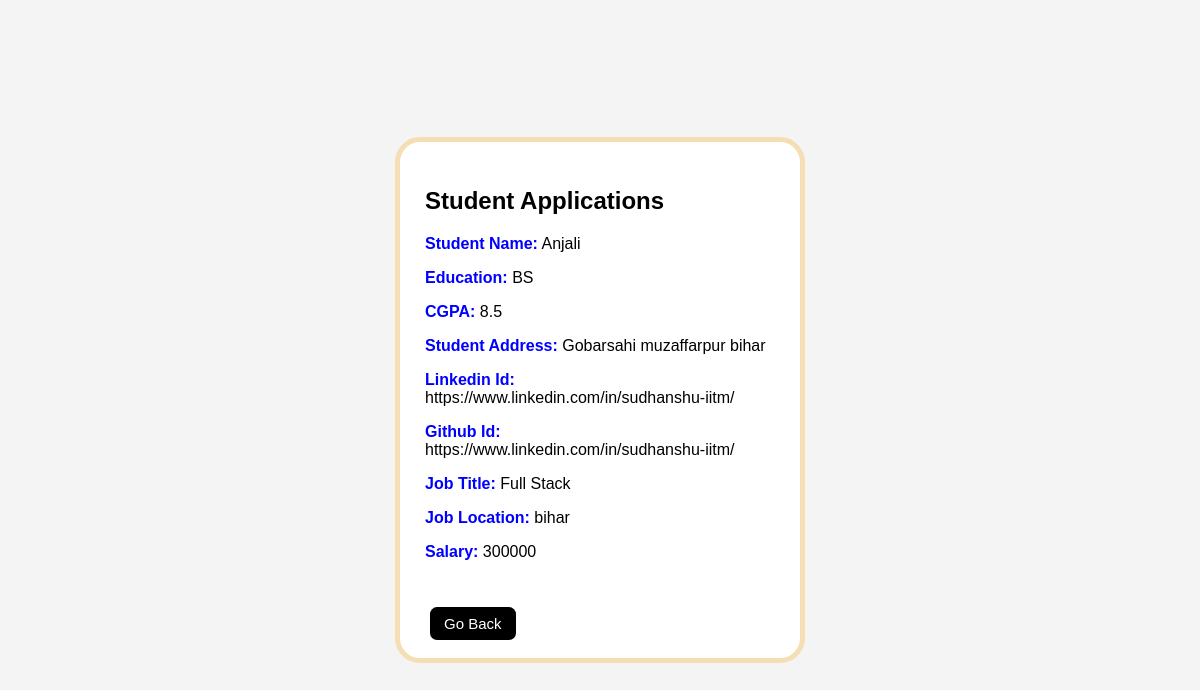
/view_all_std_app/2/2, run on an earlier commit of the app's database.
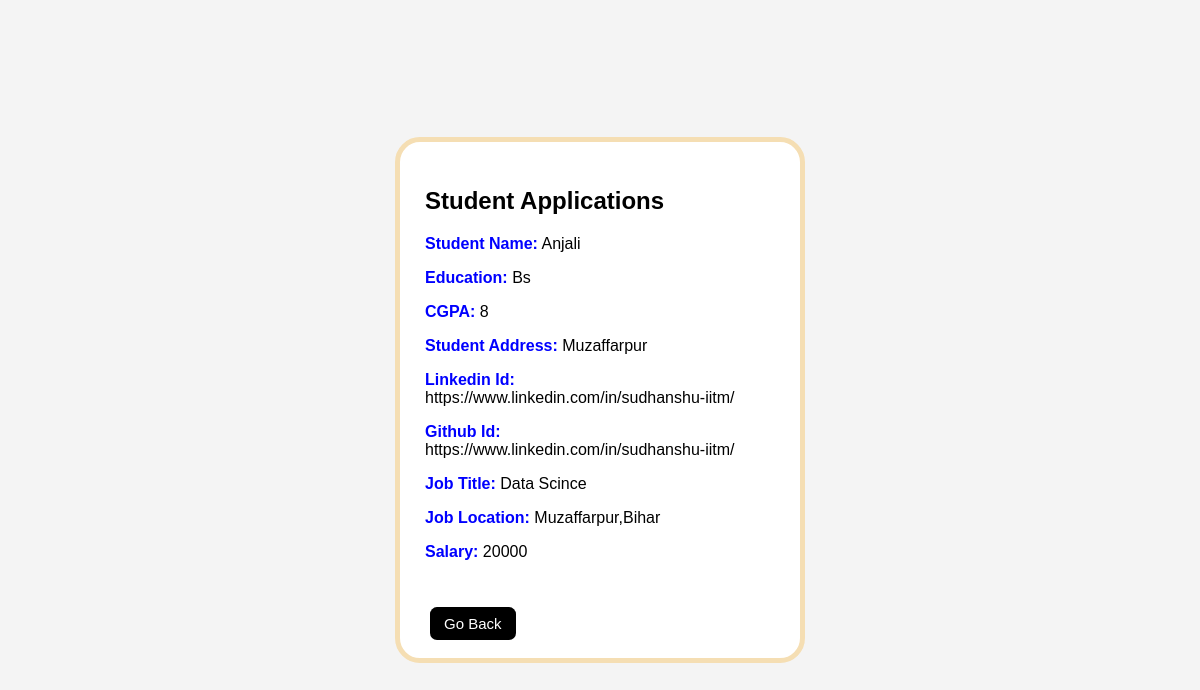
And on a later commit of the database.
### application/models.py (models this page shows)
class User(db.Model):
    __tablename__ = "user"
    id = db.Column(db.Integer, primary_key=True)
    full_name = db.Column(db.String(30), nullable=False)
    email = db.Column(db.String(50), unique=True, nullable=False)
    password = db.Column(db.String(50), nullable=False)
    education = db.Column(db.String(50))
    cgpa = db.Column(db.String(50))
    address = db.Column(db.String(50))
    linkdin = db.Column(db.String(100))
    github = db.Column(db.String(100))
    hobby = db.Column(db.String(100))
    type = db.Column(db.String(20), default="student", nullable=False)
    status = db.Column(db.String(20), default="active", nullable=False)
    applications = db.relationship("Application",backref="user",cascade="all, delete")

class Jobs(db.Model):
    __tablename__ = "jobs"
    id = db.Column(db.Integer, primary_key=True)
    company_id = db.Column(db.Integer, db.ForeignKey("company.id"), nullable=False)
    job_title = db.Column(db.String(50), nullable=False)
    job_description = db.Column(db.String(200) ,nullable=False)
    eligibility = db.Column(db.String(100) ,nullable=False)
    salary = db.Column(db.Integer ,nullable=False)
    location = db.Column(db.String(100),nullable=False)
    job_deadline = db.Column(db.Date)
    job_status = db.Column(db.String(20), default="pending", nullable=False)
    applications = db.relationship("Application", backref="jobs",cascade="all, delete")

### application/controllers.py (the view)
@app.route("/view_all_std_app/<int:std_id>/<int:job_id>",methods=["GET","POST"])
def view_all_std_app(std_id,job_id):
    this_std=User.query.filter_by(id=std_id).first()
    this_job=Jobs.query.filter_by(id=job_id).first()
    return render_template("view_resume.html",this_std=this_std,this_job=this_job)

### templates/view_resume.html (shortened to what this page needs)
<!DOCTYPE html>
<html lang="en">
<head>
    <link rel="stylesheet" href="/static/Job_details.css">
</head>
<body>
<div class="job-card">
    <div class="job-left">
        <h2> Student Applications </h2>
        <p><strong class="label">Student Name:</strong> {{ this_std.full_name }}</p>
        <p><strong class="label">Education:</strong> {{ this_std.education }}</p>
        <p><strong class="label">CGPA:</strong> {{ this_std.cgpa }}</p>
        <p><strong class="label">Student Address:</strong> {{ this_std.address }}</p>
        <p><strong class="label">Linkedin Id:</strong> {{ this_std.linkdin }}</p>
        <p><strong class="label">Github Id:</strong> {{ this_std.github }}</p>
        <p><strong class="label">Job Title:</strong> {{ this_job.job_title }}</p>
        <p><strong class="label">Job Location:</strong> {{ this_job.location }}</p>
        <p><strong class="label">Salary:</strong> {{ this_job.salary }}</p> <br>
        <div class="actions">
            <a href="/comp_dash/{{this_job.company_id}}" class="btn btn-black">Go Back</a>
        </div>
    </div>
</div>
</body>
</html>

What changed in the data, as far as the page shows it:
changed User "Anjali": education "BS" → "Bs"; cgpa "8.5" → "8"; address "Gobarsahi muzaffarpur bihar" → "Muzaffarpur"
changed Jobs: job_title "Full Stack" → "Data Scince"; location "bihar" → "Muzaffarpur,Bihar"; salary "300000" → "20000"
